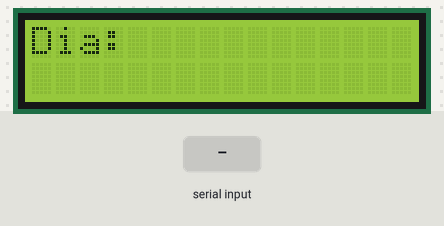
This sketch was run on a simulated Arduino Uno, built with avr-gcc and run on an emulated ATmega328P. Shown: 16×2 character LCD. The test bench sets the inputs (shaded band).

Above: at 3.1 s.
3.2 s: "90,45,200\n" received over Serial
At 5.0 s:
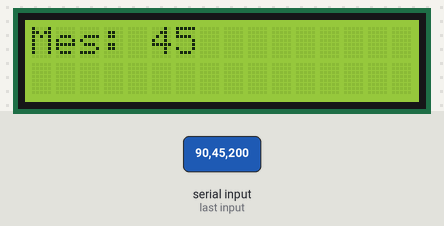
6.2 s: "30,150,10\n" received over Serial
At 7.0 s:
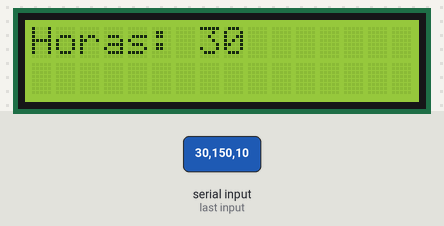
9.2 s: "90,45\n" received over Serial
At 10.9 s:
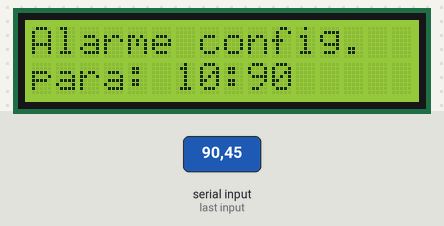
Timing chart, 0 to 12.4 s (numbered marks = the images above; inputs shaded):
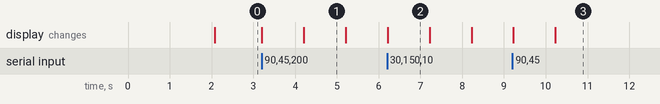

The sketch:

Relogio_Despertador.ino
```cpp
#include <LiquidCrystal.h> //biblioteca LCD

LiquidCrystal lcd(9, 8, 5, 4, 3, 2); //pinos ligados ao LCD

int segundo, minuto, hora, dia, mes, ano, ahora, aminuto; //variáveis relacionadas a data e horário, ahora é a hora do alarme e aminuto é o minuto do alarme

//melodia do jogo do Mario
int melodia[] = {660,660,660,510,660,770,380,510,380,320,440,480,450,430,380,660,760,860,700,760,660,520,580,480,510,380,320,440,480,450,430,380,660,760,860,700,760,660,520,580,480,500,760,720,680,620,650,380,430,500,430,500,570,500,760,720,680,620,650,1020,1020,1020,380,500,760,720,680,620,650,380,430,500,430,500,570,585,550,500,380,500,500,500,500,760,720,680,620,650,380,430,500,430,500,570,500,760,720,680,620,650,1020,1020,1020,380,500,760,720,680,620,650,380,430,500,430,500,570,585,550,500,380,500,500,500,500,500,500,500,580,660,500,430,380,500,500,500,500,580,660,870,760,500,500,500,500,580,660,500,430,380,660,660,660,510,660,770,380};

//duraçao de cada nota
int duracaodasnotas[] = {100,100,100,100,100,100,100,100,100,100,100,80,100,100,100,80,50,100,80,50,80,80,80,80,100,100,100,100,80,100,100,100,80,50,100,80,50,80,80,80,80,100,100,100,100,150,150,100,100,100,100,100,100,100,100,100,100,150,200,80,80,80,100,100,100,100,100,150,150,100,100,100,100,100,100,100,100,100,100,100,100,100,100,100,100,100,150,150,100,100,100,100,100,100,100,100,100,100,150,200,80,80,80,100,100,100,100,100,150,150,100,100,100,100,100,100,100,100,100,100,100,100,100,60,80,60,80,80,80,80,80,80,60,80,60,80,80,80,80,80,60,80,60,80,80,80,80,80,80,100,100,100,100,100,100,100};

const int buzzer = 7;  //porta ligada no buzzer

const int botao = 6; //porta ligado no botão

int estadobotao; //variável para leitura do estado do botão (HIGH ou LOW, apertado ou não)

int flag=0; // flag utilizada para interrupção da música de alarme

unsigned long UtlTime; //variável de tempo

void setup()
{
  lcd.begin(16, 2);  //inicializa o LCD: colunas=16, linhas=2
  Serial.begin(9600); //inicializa o serial, taxa de comunicação em bits por segundo: 9600
  UtlTime = 0;
  hora = 0;
  ahora = 0; //configuração da hora do alarme
  minuto = 0;
  aminuto = 0; //configuração dos minutos do alarme
  segundo = 0;
  dia = 0;
  mes = 0;
  ano = 0;
  pinMode(botao, INPUT); //configura o botão como INPUT

/*********Apresentação*********/

  lcd.setCursor(0,0); //posição do cursor no led, ou seja, aonde vai aparecer o print
  lcd.print("Data e horario");
  lcd.setCursor(0,1);
  lcd.print("usando Arduino");
  delay (2000); //por 2 segundos
  lcd.clear();

/*********Configurando a data*********/

//configurando o dia
lcd.clear(); //limpa o display do LCD
lcd.setCursor(0,0);
lcd.print("Dia: ");
while(dia==0)
  if (Serial.available() > 0) //verifica se foi digitado um valor
    dia = Serial.parseInt(); //o valor inteiro é colocado na variável dia
lcd.print(dia);  //imprime o valor digitado no LCD
delay(1000); //por 1 segundo

//configurando o mês
lcd.clear(); //limpa o display do LCD
lcd.setCursor(0,0);
lcd.print("Mes: ");
while(mes==0)
  if (Serial.available() > 0) //verifica se foi digitado um valor
    mes = Serial.parseInt(); //o valor inteiro é colocado na variável mês
lcd.print(mes);  //imprime o valor digitado no LCD
delay(1000); //por 1 segundo

//configurando o ano
lcd.clear(); //limpa o display do LCD
lcd.setCursor(0,0);
lcd.print("Ano: ");
while(ano==0)
  if (Serial.available() > 0) //verifica se foi digitado um valor
    ano = Serial.parseInt(); //o valor inteiro é colocado na variável ano
lcd.print(ano);  //imprime o valor digitado no LCD
delay(1000); //por 1 segundo

/*********Configurando o relógio*********/

  //configurando as horas
  lcd.clear(); //limpa o display do LCD
  lcd.setCursor(0,0);
  lcd.print("Horas: ");
  while(hora==0)
    if (Serial.available() > 0) //verifica se foi digitado um valor
      hora = Serial.parseInt(); //o valor inteiro é colocado na variável hora
  lcd.print(hora);  //imprime o valor digitado no LCD
  delay(1000); //por 1 segundo

   //configurando os minutos
  lcd.clear(); //limpa o display do LCD
  lcd.setCursor(0,0);
  lcd.print("Minutos: ");
  while(minuto==0)
    if (Serial.available() > 0) //verifica se foi digitado um valor
      minuto = Serial.parseInt(); //o valor inteiro é colocado na variável minuto
  lcd.print(minuto);  //imprime o valor digitado no LCD
  delay(1000); //por 1 segundo

/*********Configurando o alarme*********/

  lcd.clear(); //limpa o display do LCD
  lcd.setCursor(0,0);
  lcd.print("|Alarme|");

  //configurando a hora do alarme
  lcd.setCursor(0,1);
  lcd.print("Hora: ");
  while(ahora==0)
    if (Serial.available() > 0) //verifica se foi digitado um valor
      ahora = Serial.parseInt(); //o valor inteiro é colocado na variável ahora
  lcd.print(ahora);
  delay(1000);

  //configurando os minutos do alarme
  lcd.setCursor(0,1);
  lcd.print("Minuto: ");
  while(aminuto==0)
    if (Serial.available() > 0) //verifica se foi digitado um valor
      aminuto = Serial.parseInt(); //o valor inteiro é colocado na variável aminuto
  lcd.print(aminuto);
  delay(1000);

  //mostrando como o alarme foi configurado no LCD
  lcd.clear(); //limpa o display do LCD
  lcd.setCursor(0,0);
  lcd.print("Alarme config.");
  lcd.setCursor(0, 1);
  lcd.print("para: ");
  lcd.print(ahora);
  lcd.print(":");
  lcd.print(aminuto);
  delay(4000); //por 4 segundos
}


void loop()
{
      if(millis()-UtlTime<0)
        UtlTime=millis();
      else
        segundo=int((millis()-UtlTime)/1000);
      if(segundo>59)  //60 segundos = 1 minuto e 0 segundos
      {
        segundo=00;
        minuto++;
        UtlTime=millis();
        if(minuto>59) //60 minutos = 1 hora, 0 minutos e 0 segundos
        {
          hora++;
          minuto=00;
          if(hora>23) //24 horas = 1 dia, 0 hora, 0 minutos e 0 segundos
          {
            dia++;
            hora=00;
            if(mes==1||mes==3||mes==5||mes==7||mes==8||mes==10||mes==12)   //meses que tem 31 dias
            {
              if(dia>31)
              {
                dia=1;
                mes++;
                if(mes>12)
                {
                  ano++;
                  mes=1;
                }
              }
           }
           else
            if(mes==2) //Fevereiro tem 29 dias
            {
              if(ano%400==0)
              {
                if(dia>29)
                {
                  dia=1;
                  mes++;
                }
              }
              else
              {
                if((ano%4==0)&&(ano%100!=0)) //ano bissexto
                {
                  if(dia>29)
                  {
                    dia=1;
                    mes++;
                  }
                }
                else
                {
                  if(dia>28)
                  {
                    dia=1;
                    mes++;
                  }
                }
              }  }
              else
                if(dia>30)
                {
                  dia=1;
                  mes++;
                }

            }
          }
       }

        lcd.clear();

        //imprime a data
        lcd.setCursor(0,0);
        lcd.print("Data: ");
        lcd.print(dia);
        lcd.print("/");
        lcd.print(mes);
        lcd.print("/");
        lcd.print(ano);

        //imprime o horário
        lcd.setCursor(0,1);
        lcd.print("Hora: ");
        lcd.print(hora);
        lcd.print(":");
        lcd.print(minuto);
        lcd.print(":");
        lcd.print(segundo);
        delay(1000);

        //alarme tocando enquanto o botão não for acionado
        if (hora == ahora && minuto == aminuto && flag==0) //flag indica que o despertador ainda não tocou neste dia
        {
               for (int nota = 0; nota < 156; nota++) //notas musicais do despertador
            {

                  int duracaodanota = duracaodasnotas[nota];
                  tone(buzzer, melodia[nota],duracaodanota);
                   //pausa depois das notas
                  int pausadepoisdasnotas[] ={150,300,300,100,300,550,575,450,400,500,300,330,150,300,200,200,150,300,150,350,300,150,150,500,450,400,500,300,330,150,300,200,200,150,300,150,350,300,150,150,500,300,100,150,150,300,300,150,150,300,150,100,220,300,100,150,150,300,300,300,150,300,300,300,100,150,150,300,300,150,150,300,150,100,420,450,420,360,300,300,150,300,300,100,150,150,300,300,150,150,300,150,100,220,300,100,150,150,300,300,300,150,300,300,300,100,150,150,300,300,150,150,300,150,100,420,450,420,360,300,300,150,300,150,300,350,150,350,150,300,150,600,150,300,350,150,150,550,325,600,150,300,350,150,350,150,300,150,600,150,300,300,100,300,550,575};
                  delay(pausadepoisdasnotas[nota]);
                  estadobotao=digitalRead(botao);
                  if (estadobotao==HIGH) //se o botao for apertado
                  {
                      noTone(buzzer); //desliga a música de alarme
                      flag=1; //flag indica que o alarme já tocou e foi desligado pelo usuário
                      break; //sai do laço for
                  }

             }

                  noTone(buzzer);
        }
}
```

Measured:
- after the input at 3.2 s, the display: first changes at once (image 1 shows a later state)
- after the input at 6.2 s, the display: changes at once (image 2)
- after the input at 9.2 s, the display: first changes at once (image 3 shows a later state)
- what the display in image 1 shows lasts 1.0 s, from 4.2 s to 5.2 s
